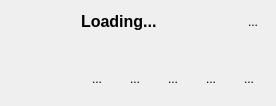
<?xml version="1.0" encoding="UTF-8"?>
<ui version="4.0">
 <class>MiniPlayer</class>
 <widget class="QWidget" name="MiniPlayer">
  <property name="geometry">
   <rect>
    <x>0</x>
    <y>0</y>
    <width>276</width>
    <height>106</height>
   </rect>
  </property>
  <property name="maximumSize">
   <size>
    <width>16777215</width>
    <height>16777215</height>
   </size>
  </property>
  <property name="windowTitle">
   <string>Form</string>
  </property>
  <layout class="QHBoxLayout" name="horizontalLayout_2">
   <item>
    <widget class="QLabel" name="artworkLabel">
     <property name="sizePolicy">
      <sizepolicy hsizetype="Fixed" vsizetype="Fixed">
       <horstretch>0</horstretch>
       <verstretch>0</verstretch>
      </sizepolicy>
     </property>
     <property name="minimumSize">
      <size>
       <width>64</width>
       <height>64</height>
      </size>
     </property>
     <property name="maximumSize">
      <size>
       <width>64</width>
       <height>64</height>
      </size>
     </property>
     <property name="text">
      <string/>
     </property>
     <property name="scaledContents">
      <bool>true</bool>
     </property>
    </widget>
   </item>
   <item>
    <layout class="QVBoxLayout" name="verticalLayout">
     <item>
      <layout class="QHBoxLayout" name="horizontalLayout_4">
       <property name="topMargin">
        <number>0</number>
       </property>
       <item>
        <widget class="ElidedLabel" name="titleLabel">
         <property name="sizePolicy">
          <sizepolicy hsizetype="Expanding" vsizetype="Preferred">
           <horstretch>0</horstretch>
           <verstretch>0</verstretch>
          </sizepolicy>
         </property>
         <property name="font">
          <font>
           <pointsize>12</pointsize>
           <bold>true</bold>
          </font>
         </property>
         <property name="text">
          <string>Loading...</string>
         </property>
        </widget>
       </item>
       <item>
        <widget class="QToolButton" name="closeButton">
         <property name="text">
          <string>...</string>
         </property>
         <property name="iconSize">
          <size>
           <width>16</width>
           <height>16</height>
          </size>
         </property>
         <property name="autoRaise">
          <bool>true</bool>
         </property>
        </widget>
       </item>
      </layout>
     </item>
     <item>
      <widget class="ElidedLabel" name="artistLabel">
       <property name="sizePolicy">
        <sizepolicy hsizetype="Expanding" vsizetype="Preferred">
         <horstretch>0</horstretch>
         <verstretch>0</verstretch>
        </sizepolicy>
       </property>
       <property name="text">
        <string/>
       </property>
      </widget>
     </item>
     <item>
      <layout class="QHBoxLayout" name="horizontalLayout">
       <item>
        <widget class="QToolButton" name="previousButton">
         <property name="minimumSize">
          <size>
           <width>32</width>
           <height>32</height>
          </size>
         </property>
         <property name="text">
          <string>...</string>
         </property>
         <property name="iconSize">
          <size>
           <width>32</width>
           <height>32</height>
          </size>
         </property>
         <property name="autoRaise">
          <bool>true</bool>
         </property>
        </widget>
       </item>
       <item>
        <widget class="QToolButton" name="playButton">
         <property name="minimumSize">
          <size>
           <width>32</width>
           <height>32</height>
          </size>
         </property>
         <property name="text">
          <string>...</string>
         </property>
         <property name="iconSize">
          <size>
           <width>32</width>
           <height>32</height>
          </size>
         </property>
         <property name="toolButtonStyle">
          <enum>Qt::ToolButtonStyle::ToolButtonIconOnly</enum>
         </property>
         <property name="autoRaise">
          <bool>true</bool>
         </property>
        </widget>
       </item>
       <item>
        <widget class="QToolButton" name="nextButton">
         <property name="minimumSize">
          <size>
           <width>32</width>
           <height>32</height>
          </size>
         </property>
         <property name="text">
          <string>...</string>
         </property>
         <property name="iconSize">
          <size>
           <width>32</width>
           <height>32</height>
          </size>
         </property>
         <property name="autoRaise">
          <bool>true</bool>
         </property>
        </widget>
       </item>
       <item>
        <widget class="QToolButton" name="likeButton">
         <property name="minimumSize">
          <size>
           <width>32</width>
           <height>32</height>
          </size>
         </property>
         <property name="text">
          <string>...</string>
         </property>
         <property name="iconSize">
          <size>
           <width>32</width>
           <height>32</height>
          </size>
         </property>
         <property name="autoRaise">
          <bool>true</bool>
         </property>
        </widget>
       </item>
       <item>
        <widget class="QToolButton" name="dislikeButton">
         <property name="minimumSize">
          <size>
           <width>32</width>
           <height>32</height>
          </size>
         </property>
         <property name="text">
          <string>...</string>
         </property>
         <property name="iconSize">
          <size>
           <width>32</width>
           <height>32</height>
          </size>
         </property>
         <property name="autoRaise">
          <bool>true</bool>
         </property>
        </widget>
       </item>
      </layout>
     </item>
    </layout>
   </item>
  </layout>
 </widget>
 <customwidgets>
  <customwidget>
   <class>ElidedLabel</class>
   <extends>QLabel</extends>
   <header>app.widgets</header>
  </customwidget>
 </customwidgets>
 <resources>
  <include location="../resources.qrc"/>
 </resources>
 <connections/>
</ui>
